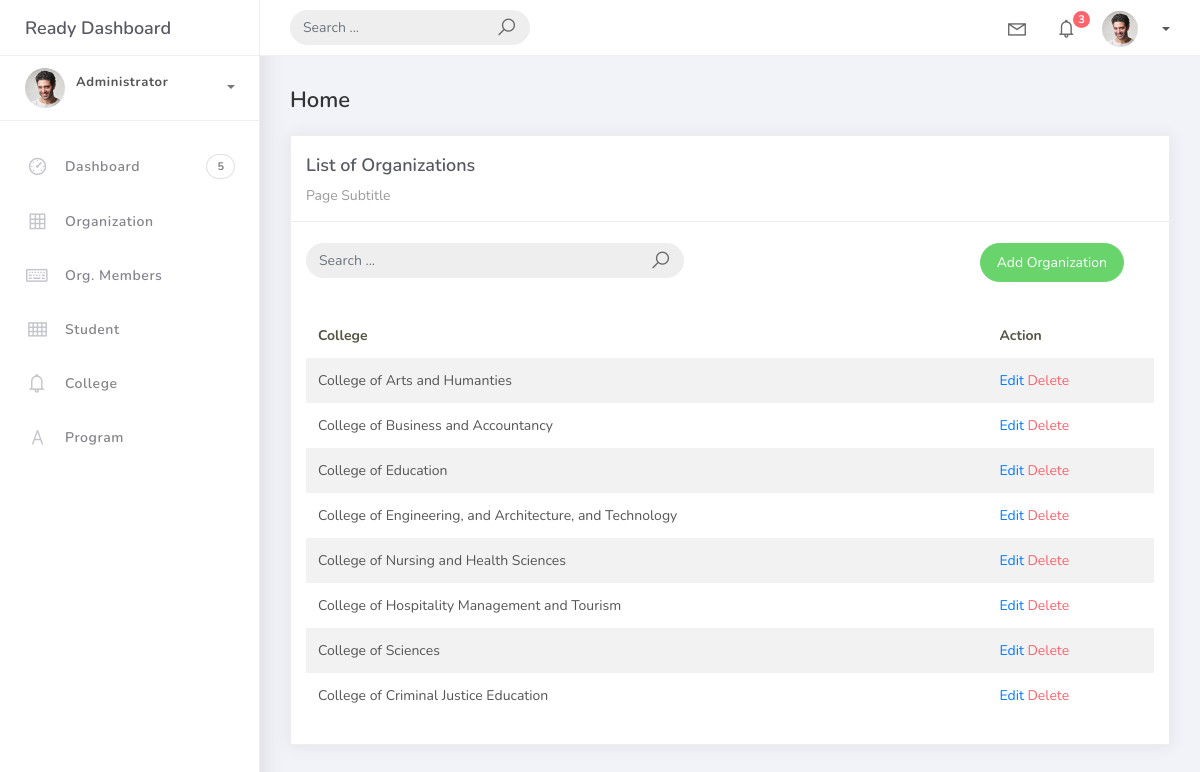
Page /college_list on the committed database.
### studentorg/models.py (models this page shows, shortened)
class BaseModel(models.Model):
    created_at = models.DateTimeField(auto_now_add=True, db_index=True)
    updated_at = models.DateTimeField(auto_now=True)
    class Meta:
        abstract = True

class College(BaseModel):
    college_name = models.CharField(max_length=150)

### studentorg/views.py (the view)
# urls.py: path('college_list', CollegeList.as_view(), name='college-list'),
class CollegeList(ListView):
    model = College
    template_name = 'college_list.html'
    context_object_name = 'college'
    success_url = reverse_lazy('college-list')
    def get_queryset(self, *args, **kwargs):
        qs = super(CollegeList, self).get_queryset(*args, **kwargs)
        if self.request.GET.get("q") is not None:
            query = self.request.GET.get('q')
            qs = qs.filter(Q(college_name__icontains=query))
        return qs

### templates/college_list.html (shortened to what this page needs)
{% extends 'base.html' %}
{% load static %}
{% block content %}
<div class="content">
  <div class="container-fluid">
    <h4 class="page-title">Home</h4>
    <div class="row">
      <div class="col-md-12">
        <div class="card">
          <div class="card-header">
            <div class="card-title">List of Organizations</div>
            <div class="card-category">Page Subtitle</div>
          </div>
          <br/>
            <div class="col-md-12 row">
            <div class="col-md-6">
                <form class="navbar-left navbar-form nav-search mr-md-3" action="">
                <div class="input-group">
                    <input type="text" placeholder="Search ..." class="form-control" />
                    <div class="input-group-append">
                    <span class="input-group-text">
                        <i class="la la-search search-icon"></i>
                    </span>
                    </div>
                </div>
                </form>
            </div>
  <div class="col-md-6">
    <div class="pull-right">
      <a href="{% url 'college-add' %}" class="btn btn-success btn-rounded">Add Organization</a>
    </div>
  </div>
</div>
          <div class="card-body">
            <table class="table table-striped mt-3">
              <thead>
                <tr>
                  <th scope="col">College</th>
                  <th scope="col">Action</th>
                </tr>
              </thead>
              <tbody>
                {% for object in object_list %}
                  <tr>
                    <td>{{ object.college_name }}</td>
                    <td>
                        <a href="college_list/{{ object.id }}">Edit</a>
                        <a href="college_list/{{ object.id }}/delete" class="text-danger">Delete</a>
                    </td>
                {% endfor %}
              </tbody>
            </table>
          </div>
        </div>
      </div>
    </div>
  </div>
</div>
{% endblock %}

### rows in the picture
College: college_name "College of Arts and Humanties"
College: college_name "College of Business and Accountancy"
College: college_name "College of Education"
College: college_name "College of Engineering, and Architecture, and Technology"
College: college_name "College of Nursing and Health Sciences"
College: college_name "College of Hospitality Management and Tourism"
College: college_name "College of Sciences"
College: college_name "College of Criminal Justice Education"
